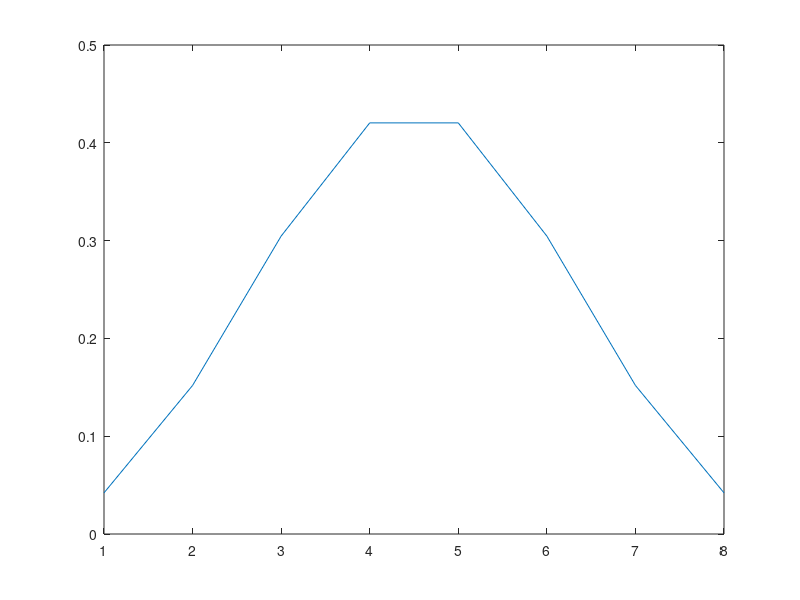
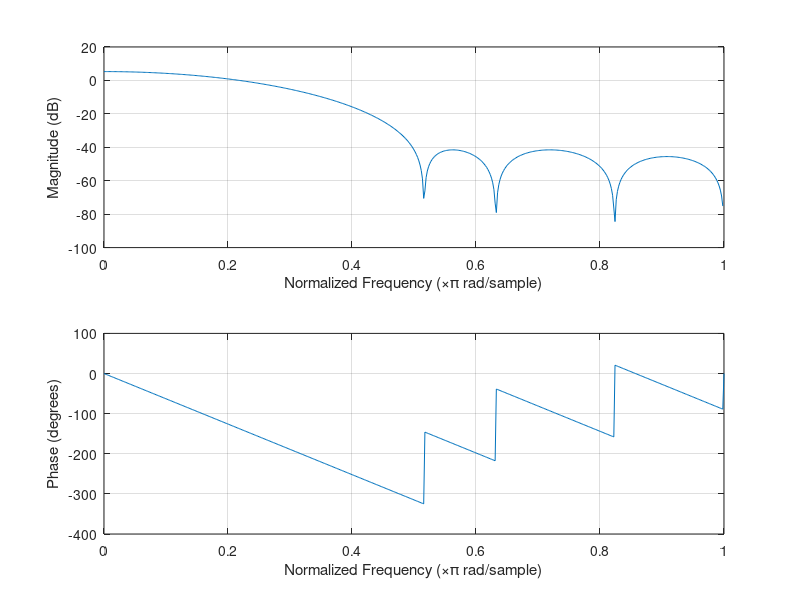

Write MATLAB code to recreate these figures, in order.
%For FIR linear phase filters, Matlab and Octave have a specialized optimization
%in the function “firpm”, or “remez” which implements the so-called 
%Parks-McLellan algorithm, using the Chebyshev algorithm (see also the Book:
%Oppenheim, Schafer: “Discrete-Time Signal Processing”, Prentice Hall) .
%
%This is now also an example of the minimax error function. The algorithm 
%minimizes the maximum error in the pass band and the stop band (weighted in 
%comparison between the two), which leads to a so-called equi-ripple behaviour
%(all ripples have the same hight in the same band, e.g. stop band or pass band)
%of the filter in the frequency domain.
%
pkg load control;
pkg load signal;
clear all;
clc;
close all;
% Example
N=7;
F=[0 0.4 0.5 1];
A=[1 1 0 0];
W= [1 100];
%We call
%hmin=firpm(N,F,A,W)
%or
hmin=remez(N,F,A,W)
%Now we obtain a nice impulse response or set
%of coefficients hmin:
figure(1)
plot(hmin)
figure(2)
freqz(hmin)
